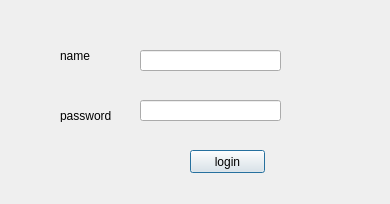
<?xml version="1.0" encoding="UTF-8"?>
<ui version="4.0">
 <class>loginPage</class>
 <widget class="QDialog" name="loginPage">
  <property name="geometry">
   <rect>
    <x>0</x>
    <y>0</y>
    <width>390</width>
    <height>204</height>
   </rect>
  </property>
  <property name="windowTitle">
   <string>Dialog</string>
  </property>
  <widget class="QLineEdit" name="name">
   <property name="geometry">
    <rect>
     <x>140</x>
     <y>50</y>
     <width>141</width>
     <height>21</height>
    </rect>
   </property>
  </widget>
  <widget class="QLineEdit" name="password">
   <property name="geometry">
    <rect>
     <x>140</x>
     <y>100</y>
     <width>141</width>
     <height>21</height>
    </rect>
   </property>
  </widget>
  <widget class="QLabel" name="label">
   <property name="geometry">
    <rect>
     <x>60</x>
     <y>50</y>
     <width>54</width>
     <height>12</height>
    </rect>
   </property>
   <property name="text">
    <string>name</string>
   </property>
  </widget>
  <widget class="QLabel" name="label_2">
   <property name="geometry">
    <rect>
     <x>60</x>
     <y>110</y>
     <width>54</width>
     <height>12</height>
    </rect>
   </property>
   <property name="text">
    <string>password</string>
   </property>
  </widget>
  <widget class="QPushButton" name="pushButton">
   <property name="geometry">
    <rect>
     <x>190</x>
     <y>150</y>
     <width>75</width>
     <height>23</height>
    </rect>
   </property>
   <property name="text">
    <string>login</string>
   </property>
  </widget>
  <widget class="QLabel" name="tip">
   <property name="geometry">
    <rect>
     <x>43</x>
     <y>150</y>
     <width>111</width>
     <height>20</height>
    </rect>
   </property>
   <property name="text">
    <string/>
   </property>
  </widget>
 </widget>
 <resources/>
 <connections/>
</ui>
